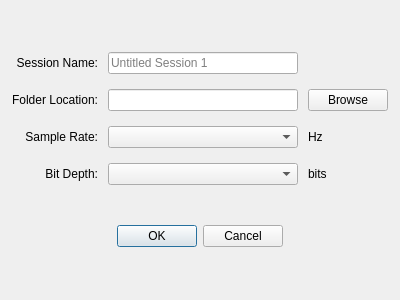
<?xml version="1.0" encoding="UTF-8"?>
<ui version="4.0">
 <class>newDialog</class>
 <widget class="QDialog" name="newDialog">
  <property name="geometry">
   <rect>
    <x>0</x>
    <y>0</y>
    <width>400</width>
    <height>300</height>
   </rect>
  </property>
  <property name="windowTitle">
   <string>New Multitrack Session</string>
  </property>
  <property name="sizeGripEnabled">
   <bool>false</bool>
  </property>
  <property name="modal">
   <bool>false</bool>
  </property>
  <layout class="QHBoxLayout" name="horizontalLayout">
   <property name="leftMargin">
    <number>0</number>
   </property>
   <property name="topMargin">
    <number>0</number>
   </property>
   <property name="rightMargin">
    <number>0</number>
   </property>
   <property name="bottomMargin">
    <number>0</number>
   </property>
   <item>
    <layout class="QVBoxLayout" name="verticalLayout">
     <property name="spacing">
      <number>0</number>
     </property>
     <property name="leftMargin">
      <number>12</number>
     </property>
     <property name="topMargin">
      <number>12</number>
     </property>
     <property name="rightMargin">
      <number>12</number>
     </property>
     <property name="bottomMargin">
      <number>12</number>
     </property>
     <item>
      <layout class="QGridLayout" name="gridLayout">
       <property name="horizontalSpacing">
        <number>10</number>
       </property>
       <property name="verticalSpacing">
        <number>15</number>
       </property>
       <item row="0" column="0">
        <widget class="QLabel" name="nameLabel">
         <property name="text">
          <string>Session Name:</string>
         </property>
         <property name="alignment">
          <set>Qt::AlignRight|Qt::AlignTrailing|Qt::AlignVCenter</set>
         </property>
        </widget>
       </item>
       <item row="1" column="0">
        <widget class="QLabel" name="locationLabel">
         <property name="text">
          <string>Folder Location:</string>
         </property>
         <property name="alignment">
          <set>Qt::AlignRight|Qt::AlignTrailing|Qt::AlignVCenter</set>
         </property>
        </widget>
       </item>
       <item row="2" column="0">
        <widget class="QLabel" name="sampleRateLabel">
         <property name="text">
          <string>Sample Rate:</string>
         </property>
         <property name="alignment">
          <set>Qt::AlignRight|Qt::AlignTrailing|Qt::AlignVCenter</set>
         </property>
        </widget>
       </item>
       <item row="3" column="1">
        <widget class="QComboBox" name="bitDepthComboBox"/>
       </item>
       <item row="3" column="0">
        <widget class="QLabel" name="bitDepthLabel">
         <property name="text">
          <string>Bit Depth:</string>
         </property>
         <property name="alignment">
          <set>Qt::AlignRight|Qt::AlignTrailing|Qt::AlignVCenter</set>
         </property>
        </widget>
       </item>
       <item row="0" column="1">
        <widget class="QLineEdit" name="nameEdit">
         <property name="placeholderText">
          <string>Untitled Session 1</string>
         </property>
        </widget>
       </item>
       <item row="2" column="1">
        <widget class="QComboBox" name="rateComboBox">
         <property name="currentText">
          <string/>
         </property>
        </widget>
       </item>
       <item row="1" column="2">
        <widget class="QPushButton" name="browseButton">
         <property name="text">
          <string>Browse</string>
         </property>
        </widget>
       </item>
       <item row="1" column="1">
        <widget class="QLineEdit" name="locationEdit"/>
       </item>
       <item row="2" column="2">
        <widget class="QLabel" name="sampleRateLabel_2">
         <property name="text">
          <string>Hz</string>
         </property>
        </widget>
       </item>
       <item row="3" column="2">
        <widget class="QLabel" name="bitDepthLabel_2">
         <property name="text">
          <string>bits</string>
         </property>
        </widget>
       </item>
      </layout>
     </item>
     <item>
      <widget class="QDialogButtonBox" name="buttonBox">
       <property name="orientation">
        <enum>Qt::Horizontal</enum>
       </property>
       <property name="standardButtons">
        <set>QDialogButtonBox::Cancel|QDialogButtonBox::Ok</set>
       </property>
       <property name="centerButtons">
        <bool>true</bool>
       </property>
      </widget>
     </item>
    </layout>
   </item>
  </layout>
 </widget>
 <resources/>
 <connections>
  <connection>
   <sender>buttonBox</sender>
   <signal>accepted()</signal>
   <receiver>newDialog</receiver>
   <slot>accept()</slot>
   <hints>
    <hint type="sourcelabel">
     <x>248</x>
     <y>254</y>
    </hint>
    <hint type="destinationlabel">
     <x>157</x>
     <y>274</y>
    </hint>
   </hints>
  </connection>
  <connection>
   <sender>buttonBox</sender>
   <signal>rejected()</signal>
   <receiver>newDialog</receiver>
   <slot>reject()</slot>
   <hints>
    <hint type="sourcelabel">
     <x>316</x>
     <y>260</y>
    </hint>
    <hint type="destinationlabel">
     <x>286</x>
     <y>274</y>
    </hint>
   </hints>
  </connection>
 </connections>
</ui>
